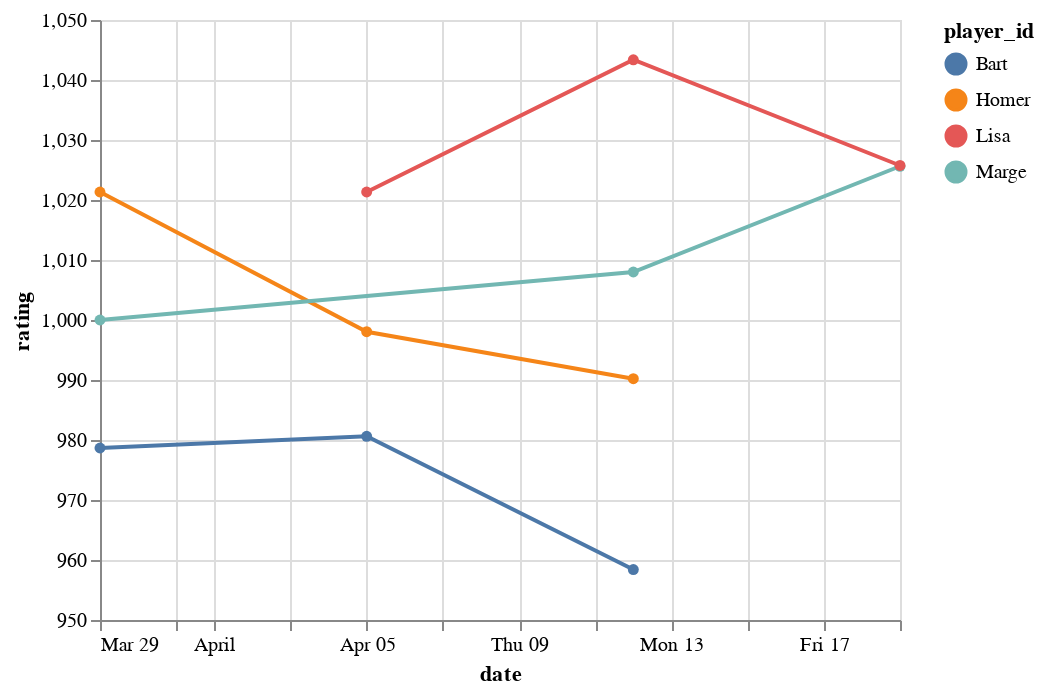

Notebook code for this chart:
### Markdown cell above
It is also easy to plot the Elo rating history of all players over time.

### Code cell
import altair as alt

df = tracker.get_history_df()
alt.Chart(df).mark_line(point=True).encode(
    x="date:T",
    y=alt.Y("rating:Q", scale=alt.Scale(zero=False)),
    color="player_id:N",
)

### Figure 1 — Vega-Lite specification as saved in the notebook (floating-point values rounded to 4 significant figures)
{"config": {"view": {"continuousWidth": 400, "continuousHeight": 300}}, "data": {"name": "data-b744fd20c79aebaabe02f727f86baa8e"}, "mark": {"type": "line", "point": true}, "encoding": {"color": {"type": "nominal", "field": "player_id"}, "x": {"type": "temporal", "field": "date"}, "y": {"type": "quantitative", "field": "rating", "scale": {"zero": false}}}, "$schema": "https://vega.github.io/schema/vega-lite/v4.8.1.json", "datasets": {"data-b744fd20c79aebaabe02f727f86baa8e": [{"player_id": "Homer", "date": "2020-03-29", "rating": 1021.0}, {"player_id": "Homer", "date": "2020-04-05", "rating": 998.0}, {"player_id": "Homer", "date": "2020-04-12", "rating": 990.2}, {"player_id": "Marge", "date": "2020-03-29", "rating": 1000.0}, {"player_id": "Marge", "date": "2020-04-12", "rating": 1008.0}, {"player_id": "Marge", "date": "2020-04-19", "rating": 1026.0}, {"player_id": "Bart", "date": "2020-03-29", "rating": 978.7}, {"player_id": "Bart", "date": "2020-04-05", "rating": 980.6}, {"player_id": "Bart", "date": "2020-04-12", "rating": 958.4}, {"player_id": "Lisa", "date": "2020-04-05", "rating": 1021.0}, {"player_id": "Lisa", "date": "2020-04-12", "rating": 1043.0}, {"player_id": "Lisa", "date": "2020-04-19", "rating": 1026.0}]}}
